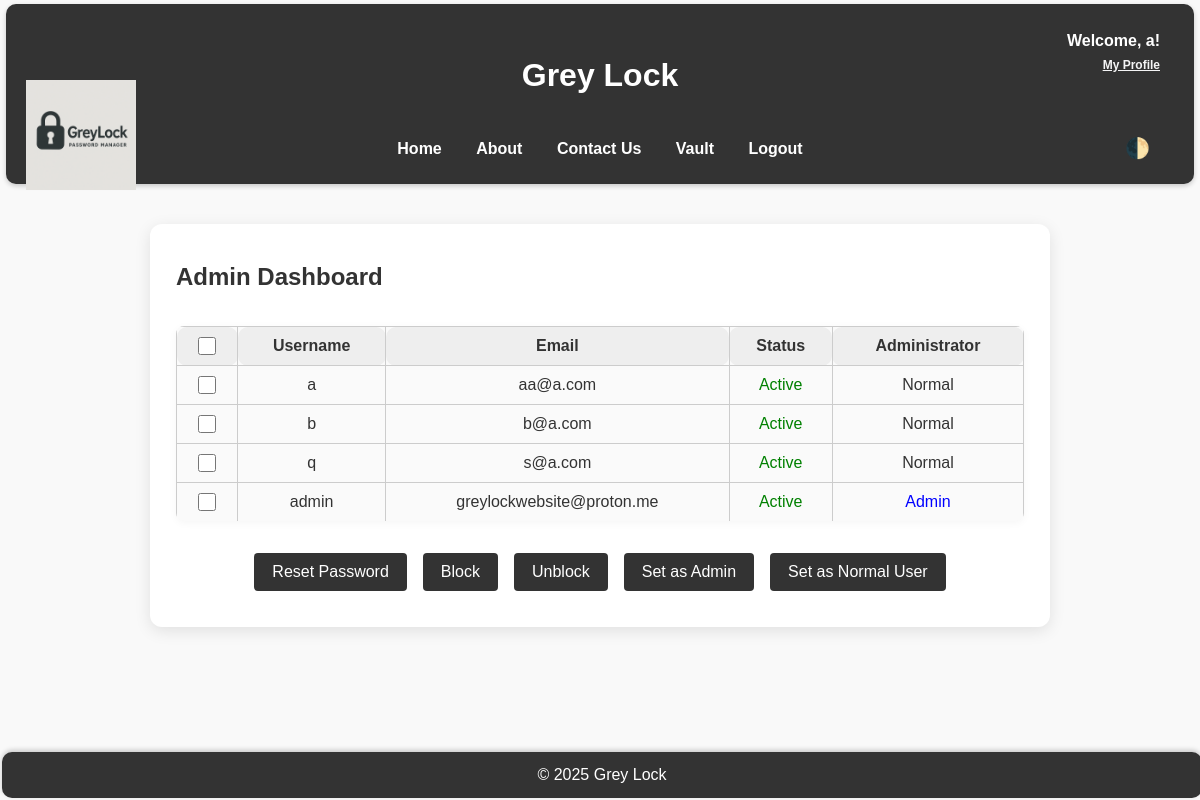
/dashboard.php (signed in), run on an earlier commit of the app's database.
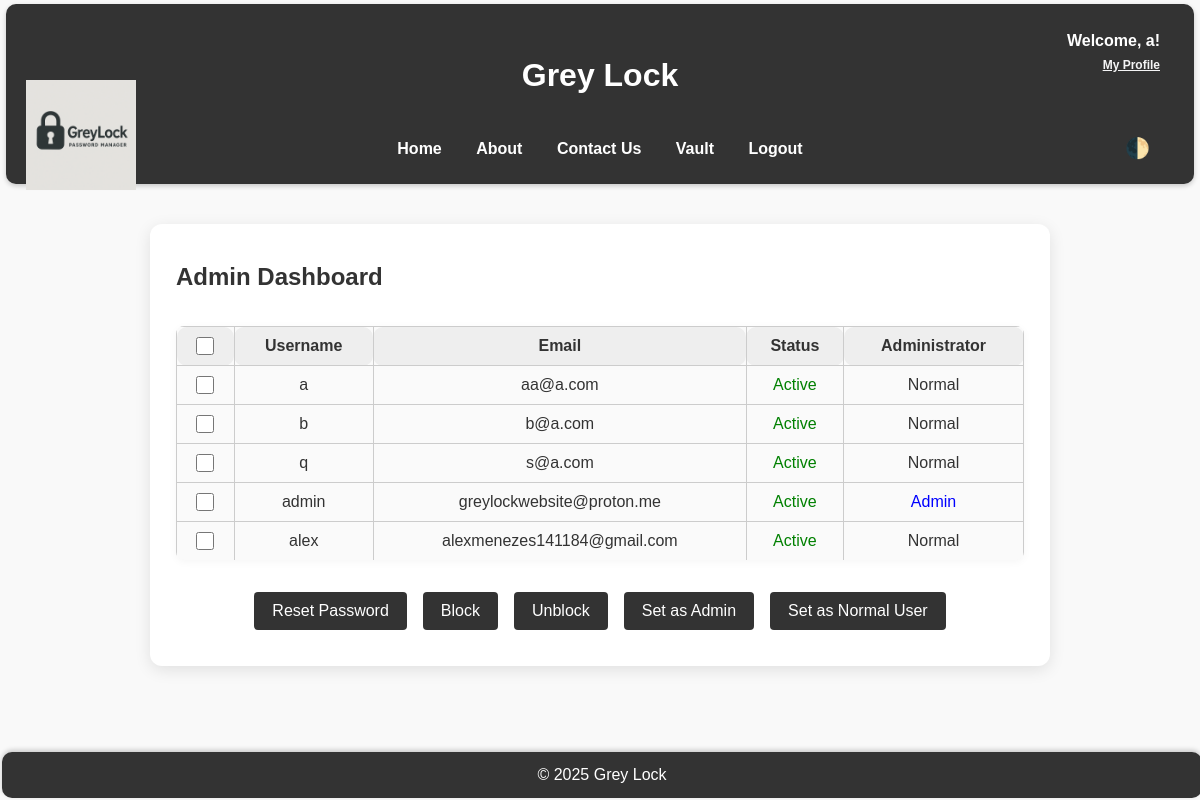
And on a later commit of the database.
### tables this page shows
CREATE TABLE `users` (
  `id` int(11) NOT NULL,
  `username` varchar(50) NOT NULL,
  `password` varchar(255) NOT NULL,
  `email` varchar(100) NOT NULL,
  `created_at` timestamp NOT NULL DEFAULT current_timestamp(),
  `updated_at` timestamp NOT NULL DEFAULT current_timestamp() ON UPDATE current_timestamp(),
  `blocked` tinyint(1) NOT NULL DEFAULT 0,
  `is_admin` tinyint(1) NOT NULL DEFAULT 0
);

### public/dashboard.php (the view, shortened to what this page needs)
<?php
require '../includes/dbh.inc.php';
require '../includes/header.php';
$stmt = $pdo->query("SELECT id, username, email, blocked, is_admin FROM users");
$users = $stmt->fetchAll(PDO::FETCH_ASSOC);
?>
<!DOCTYPE html>
<html>
<head>
    <link rel="stylesheet" href="assets/css/dashboard.css">
</head>
<body>
    <div class="dashboard-container">
        <h2>Admin Dashboard</h2>
        <form method="POST">
            <table class="admin-table">
                <thead>
                    <tr>
                        <th><input type="checkbox" id="selectAll" onclick="toggleAll(this)"></th>
                        <th>Username</th>
                        <th>Email</th>
                        <th>Status</th>
                        <th>Administrator</th>
                    </tr>
                </thead>
                <tbody>
                    <?php foreach ($users as $user): ?>
                    <tr>
                        <td><input type="checkbox" name="user_ids[]" value="<?= $user['id'] ?>"></td>
                        <td><?= htmlspecialchars($user['username']) ?></td>
                        <td><?= htmlspecialchars($user['email']) ?></td>
                        <td><?= $user['blocked'] ? '<span style="color:red;">Blocked</span>' : '<span style="color:green;">Active</span>' ?></td>
                        <td><?= $user['is_admin'] ? '<span style="color:blue;">Admin</span>' : 'Normal' ?></td>
                    </tr>
                    <?php endforeach; ?>
                </tbody>
            </table>
            <div class="admin-actions">
               <button type="submit" name="reset_password">Reset Password</button>
               <button type="submit" name="block">Block</button>
               <button type="submit" name="unblock">Unblock</button>
               <button type="submit" name="set_admin" value="1">Set as Admin</button>
               <button type="submit" name="set_admin" value="0">Set as Normal User</button>
            </div>
        </form>
    </div>
    <footer>
        &copy; 2025 Grey Lock
    </footer>
</body>
</html>

### includes/header.php (shortened to what this page needs)
<?php
$username = $_SESSION['username'] ?? null;
if (isset($_SESSION['user_id'])) {
    require 'dbh.inc.php';
    $stmt = $pdo->prepare("SELECT username, is_admin FROM users WHERE id = :user_id");
    $stmt->bindParam(':user_id', $_SESSION['user_id'], PDO::PARAM_INT);
    $stmt->execute();
    $user = $stmt->fetch(PDO::FETCH_ASSOC);
    $username = $user['username'] ?? null;
}
?>
<header>
    <img src="assets/logo.png" alt="Grey Lock Logo">
   <?php if ($username): ?>
        <div class="user-info-header">
            <span class="welcome-message">Welcome, <?= htmlspecialchars($username) ?>!</span>
            <a href="profile.php" class="profile-link">My Profile</a>
        </div>
    <?php endif; ?>
    <br>
    <h1>Grey Lock</h1>
    <br>
    <nav>
        <a href="/websites/GreyLock/Web-Based-Password-Manager-GreyLock/project/public/">Home</a>
        <a href="/websites/GreyLock/Web-Based-Password-Manager-GreyLock/project/public/about">About</a>
        <a href="/websites/GreyLock/Web-Based-Password-Manager-GreyLock/project/public/contact">Contact Us</a>
        <?php if ($username): ?>
            <a href="/websites/GreyLock/Web-Based-Password-Manager-GreyLock/project/public/password_vault">Vault</a>
            <a href="/websites/GreyLock/Web-Based-Password-Manager-GreyLock/project/public/logout">Logout</a>
        <?php else: ?>
            <a href="/websites/GreyLock/Web-Based-Password-Manager-GreyLock/project/public/login">Login</a>
        <?php endif; ?>
        <div class="darkmode-btn-container">
            <button id="darkMode" title="Dark Mode">🌓</button>
        </div>
    </nav>
</header>

### public/assets/CSS/dashboard.css (style rules this page uses)
.dashboard-container { max-width: 900px; margin: 40px auto 60px auto; background: #fff; border-radius: 12px; box-shadow: 0 4px 16px rgba(0,0,0,0.10); padding: 32px 24px 24px 24px; min-height: 400px; display: block; }
.admin-table { width: 100%; border-collapse: collapse; margin: 20px 0 30px 0; background: #fafafa; border-radius: 8px; overflow: hidden; box-shadow: 0 2px 8px rgba(0,0,0,0.04); }
.admin-table th, .admin-table td { padding: 12px 10px; border-bottom: 1px solid #e0e0e0; text-align: center; font-size: 16px; }
.admin-table th { background: #f5f5f5; font-weight: bold; color: #333; }
.admin-table tr:last-child td { border-bottom: none; }
.admin-actions { display: flex; gap: 12px; justify-content: center; margin-bottom: 10px; flex-wrap: wrap; }
.admin-actions button { padding: 10px 18px; border: none; border-radius: 4px; background: #333; color: #fff; font-size: 16px; cursor: pointer; transition: background 0.2s; }
input[type="checkbox"] { width: 18px; height: 18px; accent-color: #888; }
footer { background: #333; color: #fff; text-align: center; padding: 10px; position: fixed; bottom: 0; width: 100%; }

### public/assets/CSS/home.css (style rules this page uses)
* { margin: 2px; padding: 0; border-radius: 10px; box-sizing: border-box; }
body { font-family: Arial, sans-serif; background: #f9f9f9; color: #333; line-height: 1.6; }
header { background: #333; color: #fff; padding: 20px; text-align: center; position: sticky; top: 0; z-index: 1000; box-shadow: 0 2px 5px rgba(0, 0, 0, 0.2); }
header img { position: absolute; top: 76px; left: 20px; width: 110px; height: 110px; object-fit: cover; background: #fff; border-radius: 0; box-shadow: 10 4px 12px rgba(0,0,0,0.12); z-index: 20; margin: 0; }
header h1 { font-size: 32px; margin: 0; }
header nav { margin-top: 10px; }
header nav a { color: #fff; margin: 0 15px; text-decoration: none; font-weight: bold; transition: color 0.3s ease; }
.user-info-header { position: absolute; top: 20px; right: 30px; display: flex; flex-direction: column; align-items: flex-end; z-index: 10; }
.user-info-header .welcome-message { font-size: 16px; color: #fff; font-weight: bold; margin-bottom: 2px; }
.user-info-header .profile-link { color: #f5f5f6; font-weight: bold; text-decoration: underline; font-size: 12px; margin-top: 0; }
button { background: #838383; color: #fff; border: none; padding: 10px 20px; cursor: pointer; font-size: 16px; border-radius: 4px; transition: background 0.3s ease; }
footer { background: #333; color: #fff; text-align: center; padding: 15px; position: fixed; bottom: 0; box-shadow: 0 -2px 5px rgba(0, 0, 0, 0.2); margin: 2px; left: 0; right: 0; }
.darkmode-btn-container { position: absolute; right: 20px; bottom: 10px; z-index: 1100; }
#darkMode { background: none; border: none; font-size: 20px; cursor: pointer; color: #fff; }

### public/dashboard.php (style rules this page uses)
.admin-table { width: 100%; border-collapse: collapse; margin-top: 30px; }
.admin-table th, .admin-table td { border: 1px solid #ccc; padding: 8px; text-align: center; }
.admin-table th { background: #eee; }
.admin-actions { margin-top: 20px; }

What changed in the data, as far as the page shows it:
added users: username "alex", email "alexmenezes141184@gmail.com", blocked "Active", is_admin "Normal"
